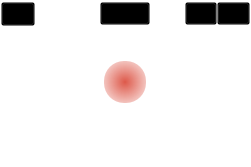
<?xml version="1.0" encoding="UTF-8"?>
<ui version="4.0">
 <class>VideoControl</class>
 <widget class="QWidget" name="VideoControl">
  <property name="geometry">
   <rect>
    <x>0</x>
    <y>0</y>
    <width>251</width>
    <height>167</height>
   </rect>
  </property>
  <property name="sizePolicy">
   <sizepolicy hsizetype="Maximum" vsizetype="Maximum">
    <horstretch>16</horstretch>
    <verstretch>9</verstretch>
   </sizepolicy>
  </property>
  <property name="minimumSize">
   <size>
    <width>251</width>
    <height>167</height>
   </size>
  </property>
  <property name="sizeIncrement">
   <size>
    <width>0</width>
    <height>0</height>
   </size>
  </property>
  <property name="baseSize">
   <size>
    <width>0</width>
    <height>0</height>
   </size>
  </property>
  <property name="windowTitle">
   <string notr="true">Video Control Widget</string>
  </property>
  <property name="styleSheet">
   <string notr="true">#VideoControl {
    background-color:transparent;
}

/*#VideoControl[color=&quot;darkened&quot;]{
background-color:rgba(0, 0, 0, 128);
}
*/

/*
QPushButton:hover {
    background-color: rgba(192, 192, 192, 200);
    border-style: inset;
}

QPushButton:hover[inverted=true] {
    background-color: rgba(64,64, 64, 200);
    border-style: inset;
}



QPushButton:pressed[inverted=true] {
    background-color:  rgba(160, 160, 160, 200);
    border-style: inset;
}
*/
QPushButton::menu-indicator {
    image: url();
}</string>
  </property>
  <property name="locale">
   <locale language="English" country="UnitedStates"/>
  </property>
  <layout class="QVBoxLayout" name="verticalLayout">
   <property name="spacing">
    <number>0</number>
   </property>
   <property name="sizeConstraint">
    <enum>QLayout::SetDefaultConstraint</enum>
   </property>
   <property name="leftMargin">
    <number>0</number>
   </property>
   <property name="topMargin">
    <number>0</number>
   </property>
   <property name="rightMargin">
    <number>0</number>
   </property>
   <property name="bottomMargin">
    <number>0</number>
   </property>
   <item>
    <widget class="QWidget" name="topWidget" native="true">
     <property name="sizePolicy">
      <sizepolicy hsizetype="Expanding" vsizetype="Preferred">
       <horstretch>1</horstretch>
       <verstretch>0</verstretch>
      </sizepolicy>
     </property>
     <property name="minimumSize">
      <size>
       <width>0</width>
       <height>0</height>
      </size>
     </property>
     <property name="styleSheet">
      <string notr="true">background-color:transparent;
QPushButton {
    padding: 7,7,7,7;
    border: none;
    background-color: transparent;
}</string>
     </property>
     <layout class="QVBoxLayout" name="verticalLayout_3">
      <property name="spacing">
       <number>0</number>
      </property>
      <property name="leftMargin">
       <number>1</number>
      </property>
      <property name="topMargin">
       <number>2</number>
      </property>
      <property name="rightMargin">
       <number>1</number>
      </property>
      <property name="bottomMargin">
       <number>0</number>
      </property>
      <item>
       <layout class="QHBoxLayout" name="horizontalLayout_3">
        <property name="spacing">
         <number>0</number>
        </property>
        <property name="leftMargin">
         <number>0</number>
        </property>
        <property name="topMargin">
         <number>0</number>
        </property>
        <property name="rightMargin">
         <number>0</number>
        </property>
        <item>
         <widget class="QWidget" name="wgtTopLeft" native="true">
          <property name="sizePolicy">
           <sizepolicy hsizetype="Preferred" vsizetype="Preferred">
            <horstretch>0</horstretch>
            <verstretch>0</verstretch>
           </sizepolicy>
          </property>
          <property name="minimumSize">
           <size>
            <width>65</width>
            <height>0</height>
           </size>
          </property>
          <property name="maximumSize">
           <size>
            <width>16777215</width>
            <height>16777215</height>
           </size>
          </property>
          <layout class="QHBoxLayout" name="horizontalLayout_5">
           <property name="spacing">
            <number>0</number>
           </property>
           <property name="leftMargin">
            <number>0</number>
           </property>
           <property name="topMargin">
            <number>0</number>
           </property>
           <property name="rightMargin">
            <number>0</number>
           </property>
           <property name="bottomMargin">
            <number>0</number>
           </property>
           <item>
            <widget class="OpacityButton" name="btnOptions">
             <property name="enabled">
              <bool>true</bool>
             </property>
             <property name="sizePolicy">
              <sizepolicy hsizetype="Preferred" vsizetype="Preferred">
               <horstretch>0</horstretch>
               <verstretch>0</verstretch>
              </sizepolicy>
             </property>
             <property name="minimumSize">
              <size>
               <width>31</width>
               <height>23</height>
              </size>
             </property>
             <property name="styleSheet">
              <string notr="true">#btnOptions {
    background-color:  transparent;
    image: url(:/buttons/video_controls/tools/options.png);
}

#btnOptions[inverted=true] {
    image: url(:/buttons/video_controls/tools/options-white.png);
}

#btnOptions:hover {
    image: url(:/buttons/video_controls/tools/options-white-active.png);
}

#btnOptions:pressed {
    image: url(:/buttons/video_controls/tools/options-white-active.png);
    background-color:  #2A2E3A;
}</string>
             </property>
             <property name="text">
              <string notr="true"/>
             </property>
             <property name="iconSize">
              <size>
               <width>16</width>
               <height>16</height>
              </size>
             </property>
             <property name="flat">
              <bool>false</bool>
             </property>
            </widget>
           </item>
           <item>
            <widget class="QWidget" name="widget" native="true">
             <property name="sizePolicy">
              <sizepolicy hsizetype="Preferred" vsizetype="Preferred">
               <horstretch>0</horstretch>
               <verstretch>0</verstretch>
              </sizepolicy>
             </property>
             <property name="minimumSize">
              <size>
               <width>31</width>
               <height>0</height>
              </size>
             </property>
             <property name="styleSheet">
              <string notr="true">background-color:  transparent;</string>
             </property>
            </widget>
           </item>
           <item>
            <spacer name="horizontalSpacer_3">
             <property name="orientation">
              <enum>Qt::Horizontal</enum>
             </property>
             <property name="sizeType">
              <enum>QSizePolicy::Maximum</enum>
             </property>
             <property name="sizeHint" stdset="0">
              <size>
               <width>5</width>
               <height>20</height>
              </size>
             </property>
            </spacer>
           </item>
          </layout>
         </widget>
        </item>
        <item alignment="Qt::AlignHCenter">
         <widget class="QWidget" name="wgtPlaylist" native="true">
          <property name="sizePolicy">
           <sizepolicy hsizetype="Preferred" vsizetype="Preferred">
            <horstretch>0</horstretch>
            <verstretch>0</verstretch>
           </sizepolicy>
          </property>
          <property name="minimumSize">
           <size>
            <width>119</width>
            <height>0</height>
           </size>
          </property>
          <property name="maximumSize">
           <size>
            <width>16777215</width>
            <height>16777215</height>
           </size>
          </property>
          <property name="font">
           <font>
            <family>Tahoma</family>
            <weight>75</weight>
            <bold>true</bold>
           </font>
          </property>
          <layout class="QHBoxLayout" name="horizontalLayout">
           <property name="spacing">
            <number>0</number>
           </property>
           <property name="leftMargin">
            <number>0</number>
           </property>
           <property name="topMargin">
            <number>0</number>
           </property>
           <property name="rightMargin">
            <number>0</number>
           </property>
           <property name="bottomMargin">
            <number>1</number>
           </property>
           <item>
            <spacer name="horizontalSpacer">
             <property name="orientation">
              <enum>Qt::Horizontal</enum>
             </property>
             <property name="sizeType">
              <enum>QSizePolicy::Maximum</enum>
             </property>
             <property name="sizeHint" stdset="0">
              <size>
               <width>2</width>
               <height>20</height>
              </size>
             </property>
            </spacer>
           </item>
           <item alignment="Qt::AlignHCenter">
            <widget class="OpacityButton" name="btnPlaylist">
             <property name="sizePolicy">
              <sizepolicy hsizetype="Preferred" vsizetype="Preferred">
               <horstretch>0</horstretch>
               <verstretch>0</verstretch>
              </sizepolicy>
             </property>
             <property name="minimumSize">
              <size>
               <width>0</width>
               <height>23</height>
              </size>
             </property>
             <property name="font">
              <font>
               <family>Tahoma</family>
               <pointsize>9</pointsize>
               <weight>75</weight>
               <italic>false</italic>
               <bold>true</bold>
              </font>
             </property>
             <property name="cursor">
              <cursorShape>ArrowCursor</cursorShape>
             </property>
             <property name="layoutDirection">
              <enum>Qt::LeftToRight</enum>
             </property>
             <property name="styleSheet">
              <string notr="true">#btnPlaylist {
    font: bold 9pt &quot;Tahoma&quot;;
    color:rgba(0,0,0,150);
    /*background-color:  transparent;
    background-image: url(:/buttons/video_controls/tools/playlist.png);
    background-repeat:no-repeat;
    background-position:left;*/
    text-align:center;
   padding-left:3px;
    padding-right:3px;
    background-color: transparent;
}

#btnPlaylist[inverted=true] {
    color:rgba(255,255,255,140);
    /*background-image: url(:/buttons/video_controls/tools/playlist-white.png);*/
}

#btnPlaylist:hover {
    color: #F2F3F3;
    /*background-image: url(:/buttons/video_controls/tools/playlist-white-active.png);*/
}

#btnPlaylist:pressed {
    color: #F2F3F3;
    background-color:  #2A2E3A;
    /*background-image: url(:/buttons/video_controls/tools/playlist-white-active.png);
    background-repeat:no-repeat;
    background-position:left;
    text-align: left;*/
}</string>
             </property>
             <property name="text">
              <string>Playlist</string>
             </property>
             <property name="iconSize">
              <size>
               <width>0</width>
               <height>0</height>
              </size>
             </property>
            </widget>
           </item>
           <item>
            <spacer name="horizontalSpacer_2">
             <property name="orientation">
              <enum>Qt::Horizontal</enum>
             </property>
             <property name="sizeType">
              <enum>QSizePolicy::Maximum</enum>
             </property>
             <property name="sizeHint" stdset="0">
              <size>
               <width>2</width>
               <height>20</height>
              </size>
             </property>
            </spacer>
           </item>
          </layout>
         </widget>
        </item>
        <item alignment="Qt::AlignHCenter|Qt::AlignVCenter">
         <widget class="QWidget" name="wgtTopRight" native="true">
          <property name="sizePolicy">
           <sizepolicy hsizetype="Preferred" vsizetype="Preferred">
            <horstretch>0</horstretch>
            <verstretch>0</verstretch>
           </sizepolicy>
          </property>
          <property name="minimumSize">
           <size>
            <width>65</width>
            <height>0</height>
           </size>
          </property>
          <property name="maximumSize">
           <size>
            <width>16777215</width>
            <height>16777215</height>
           </size>
          </property>
          <layout class="QHBoxLayout" name="horizontalLayout_6">
           <property name="spacing">
            <number>0</number>
           </property>
           <property name="leftMargin">
            <number>0</number>
           </property>
           <property name="topMargin">
            <number>0</number>
           </property>
           <property name="rightMargin">
            <number>0</number>
           </property>
           <property name="bottomMargin">
            <number>0</number>
           </property>
           <item>
            <spacer name="horizontalSpacer_4">
             <property name="orientation">
              <enum>Qt::Horizontal</enum>
             </property>
             <property name="sizeType">
              <enum>QSizePolicy::Maximum</enum>
             </property>
             <property name="sizeHint" stdset="0">
              <size>
               <width>5</width>
               <height>20</height>
              </size>
             </property>
            </spacer>
           </item>
           <item>
            <widget class="OpacityButton" name="btnSettings">
             <property name="sizePolicy">
              <sizepolicy hsizetype="Preferred" vsizetype="Preferred">
               <horstretch>0</horstretch>
               <verstretch>0</verstretch>
              </sizepolicy>
             </property>
             <property name="minimumSize">
              <size>
               <width>31</width>
               <height>23</height>
              </size>
             </property>
             <property name="maximumSize">
              <size>
               <width>16777215</width>
               <height>16777215</height>
              </size>
             </property>
             <property name="styleSheet">
              <string notr="true">#btnSettings {
    background-color: transparent;
    image: url(:/buttons/video_controls/tools/settings.png);
}

#btnSettings[inverted=true] {
    image: url(:/buttons/video_controls/tools/settings-white.png);
}

#btnSettings:hover {
    image: url(:/buttons/video_controls/tools/settings-white-active.png);
}

#btnSettings:pressed {
    image: url(:/buttons/video_controls/tools/settings-white-active.png);
    background-color:  #2A2E3A;
    /*border-bottom: 1px solid #2A2E3A;*/
}</string>
             </property>
             <property name="text">
              <string/>
             </property>
             <property name="iconSize">
              <size>
               <width>16</width>
               <height>16</height>
              </size>
             </property>
             <property name="flat">
              <bool>false</bool>
             </property>
            </widget>
           </item>
           <item>
            <widget class="OpacityButton" name="btnRemove">
             <property name="sizePolicy">
              <sizepolicy hsizetype="Preferred" vsizetype="Preferred">
               <horstretch>0</horstretch>
               <verstretch>0</verstretch>
              </sizepolicy>
             </property>
             <property name="minimumSize">
              <size>
               <width>31</width>
               <height>23</height>
              </size>
             </property>
             <property name="styleSheet">
              <string notr="true">#btnRemove {
    background-color: transparent;
    image: url(:/buttons/video_controls/tools/close.png);
}

#btnRemove[inverted=true] {
    image:url(:/buttons/video_controls/tools/close-white.png);
}

#btnRemove:hover {
    image: url(:/buttons/video_controls/tools/close-white-active.png);
}

#btnRemove:pressed {
    image: url(:/buttons/video_controls/tools/close.png);
}</string>
             </property>
             <property name="text">
              <string/>
             </property>
             <property name="iconSize">
              <size>
               <width>16</width>
               <height>16</height>
              </size>
             </property>
             <property name="flat">
              <bool>false</bool>
             </property>
            </widget>
           </item>
          </layout>
         </widget>
        </item>
       </layout>
      </item>
     </layout>
    </widget>
   </item>
   <item>
    <spacer name="verticalSpacer_2">
     <property name="orientation">
      <enum>Qt::Vertical</enum>
     </property>
     <property name="sizeHint" stdset="0">
      <size>
       <width>0</width>
       <height>0</height>
      </size>
     </property>
    </spacer>
   </item>
   <item>
    <widget class="QWidget" name="centerWidget" native="true">
     <property name="sizePolicy">
      <sizepolicy hsizetype="Preferred" vsizetype="Preferred">
       <horstretch>1</horstretch>
       <verstretch>0</verstretch>
      </sizepolicy>
     </property>
     <property name="styleSheet">
      <string notr="true"/>
     </property>
     <layout class="QHBoxLayout" name="horizontalLayout_2">
      <property name="spacing">
       <number>0</number>
      </property>
      <property name="leftMargin">
       <number>0</number>
      </property>
      <property name="topMargin">
       <number>0</number>
      </property>
      <property name="rightMargin">
       <number>0</number>
      </property>
      <property name="bottomMargin">
       <number>64</number>
      </property>
      <item>
       <widget class="OpacityButton" name="btnCenter">
        <property name="sizePolicy">
         <sizepolicy hsizetype="Maximum" vsizetype="Maximum">
          <horstretch>0</horstretch>
          <verstretch>0</verstretch>
         </sizepolicy>
        </property>
        <property name="minimumSize">
         <size>
          <width>42</width>
          <height>42</height>
         </size>
        </property>
        <property name="font">
         <font>
          <stylestrategy>PreferAntialias</stylestrategy>
         </font>
        </property>
        <property name="styleSheet">
         <string notr="true">#btnCenter {
    image: url(:/buttons/video_controls/download.png);
    background-repeat: no-repeat;
    background-position: center center;
    background-image: url(:/buttons/video_controls/tools/paste.png);
    border:0.1px solid transparent;
    background-color: qradialgradient(spread:pad, cx:0.5, cy:0.5, radius:0.5, fx:0.5, fy:0.5, stop:0 rgba(212, 43, 24, 200), stop:1 rgba(212, 43, 24, 72));
    border-radius: 20px;
}

#btnCenter:hover {
    background-image: url(:/buttons/video_controls/tools/paste_hover.png);
}

#btnCenter:pressed {
    background-color: #421412;
}

#btnCenter[ inverted=true] {
    image: url(:/buttons/video_controls/download-white.png);

}

#btnCenter[state=&quot;Return&quot;] {
    image: url(:/buttons/video_controls/stop.png);

}

#btnCenter[state=&quot;Return&quot;][ inverted=true] {
    image: url(:/buttons/video_controls/stop-white.png);
}

#btnCenter[state=&quot;Pause&quot;] {
    image:url(:/buttons/video_controls/pause.png);

}

#btnCenter[state=&quot;Pause&quot;][ inverted=true] {
    image: url(:/buttons/video_controls/pause-white.png);
}


#btnCenter[state=&quot;Resume&quot;] {
    image: url(:/buttons/video_controls/continue-circle.png);
}

#btnCenter[state=&quot;Resume&quot;][ inverted=true] {
    image: url(:/buttons/video_controls/continue-circle-white.png);
}


#btnCenter[state=&quot;Play&quot;] {
    image: url(:/buttons/video_controls/play.png);
}

#btnCenter[state=&quot;Play&quot;][ inverted=true] {
    image: url(:/buttons/video_controls/play-white.png);
}</string>
        </property>
        <property name="text">
         <string/>
        </property>
        <property name="iconSize">
         <size>
          <width>16</width>
          <height>16</height>
         </size>
        </property>
        <property name="flat">
         <bool>false</bool>
        </property>
       </widget>
      </item>
     </layout>
    </widget>
   </item>
  </layout>
 </widget>
 <customwidgets>
  <customwidget>
   <class>OpacityButton</class>
   <extends>QPushButton</extends>
   <header>opacity_button.h</header>
  </customwidget>
 </customwidgets>
 <resources>
  <include location="../resources/resources.qrc"/>
 </resources>
 <connections/>
</ui>
